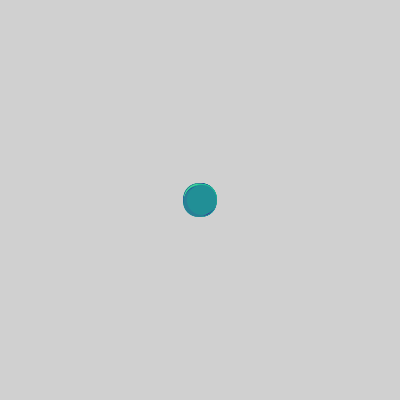
Frame 1 (no input)
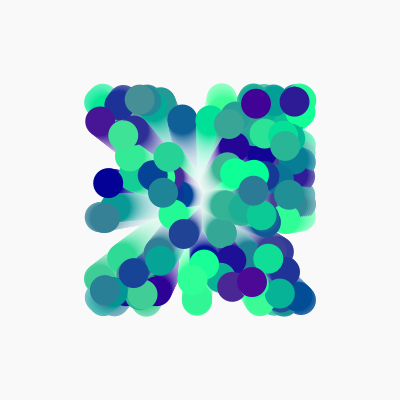
Frame 60 (the mouse pressed at the canvas centre just before this capture)
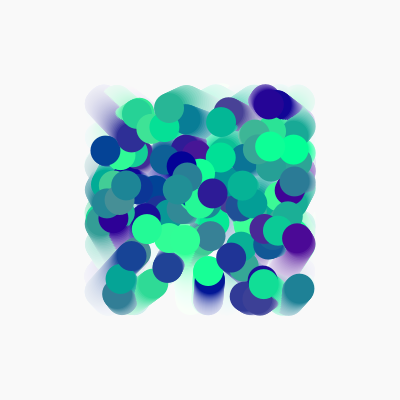
Frame 120 (the mouse held since frame 60 and released just before this capture)

The Processing sketch that drew these frames (run headless with seeded random() and noise(); from frame 60 on, the mouse is pressed at the canvas centre):

// Processing sketch: sketch_181018a
// ── sketch_181018a.pde
Box b;
Box []bs;
Box2 []bs2;

void setup(){
  size(400,400);
  b=new Box(200,200,color(255,0,0));
  bs=new Box[100];

  for(int i=0;i<bs.length;i++){
    bs[i]=new Box(200,200,color(random(255)*0.3,random(255)*1.1,150));
    //bs2[i]=new Box2(
  }
  
}
void draw(){
//  background(255);
  fill(255,20);
  noStroke();
  rect(0,0,400,400);

  for(int i=0;i<bs.length;i++){
   bs[i].checking();
   bs[i].update();
   bs[i].draw();
  }
  
}

// ── Box.pde
class Box {
  float x, y;
  float plusX=1;
  float plusY=1;

  color c;
  Box(float _x, float _y, color _c) {
    x=_x;
    y=_y;
    c=_c;

    plusX=random(-2, 2);
    plusY=random(-2, 2);
  }
  void update() {

    x=x+plusX;
    y=y+plusY;
  }
  void checking() {
    if (x>=300 || x<=100) {
      plusX*=-1;
    }

    if (y>=300 || y<=100)
      plusY*=-1;
  }
  void draw() {
    fill(c);
    noStroke();
    ellipse(x, y, 30, 30);
  }
}

// ── Box2.pde
class Box2{
  float x,y;
  float plusX,plusY;
  color c;
 Box2(float _x,float _y,color _c){
   x=_x;
   y=_y;
   c=_c;
   
   plusX=random(-2,2);
   plusY=random(-2,2);
   
 }
  void update(){
    x=x+plusX;
    y=y+plusY;
  }
  void checking(){
    if (x>=90 || x<=10) {
      plusX*=-1;
    }

    if (y>=90 || y<=10)
      plusY*=-1;
  }
  void draw(){
    fill(c);
    noStroke();
    ellipse(x, y, 30, 30);
    
  }
}
